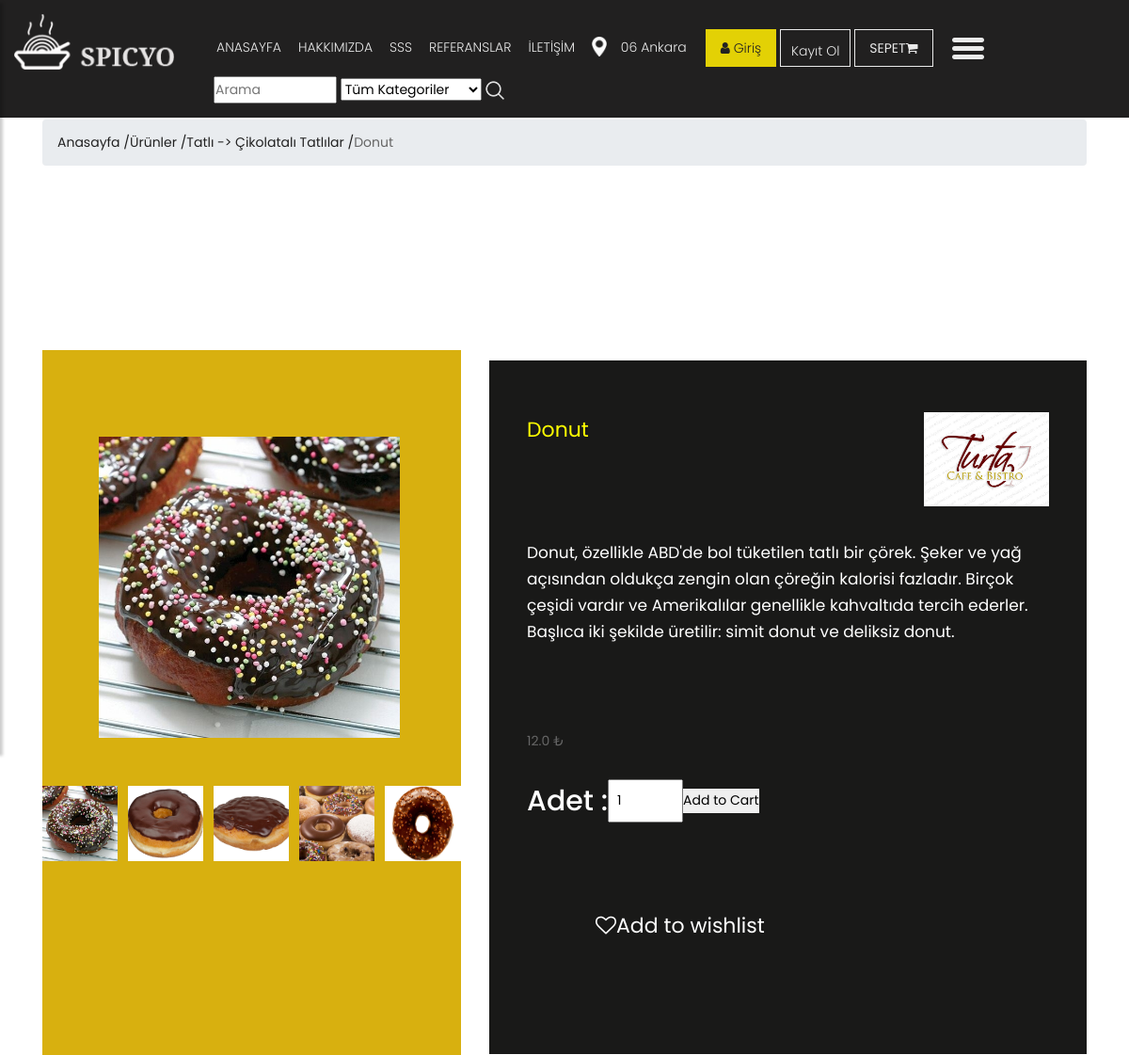
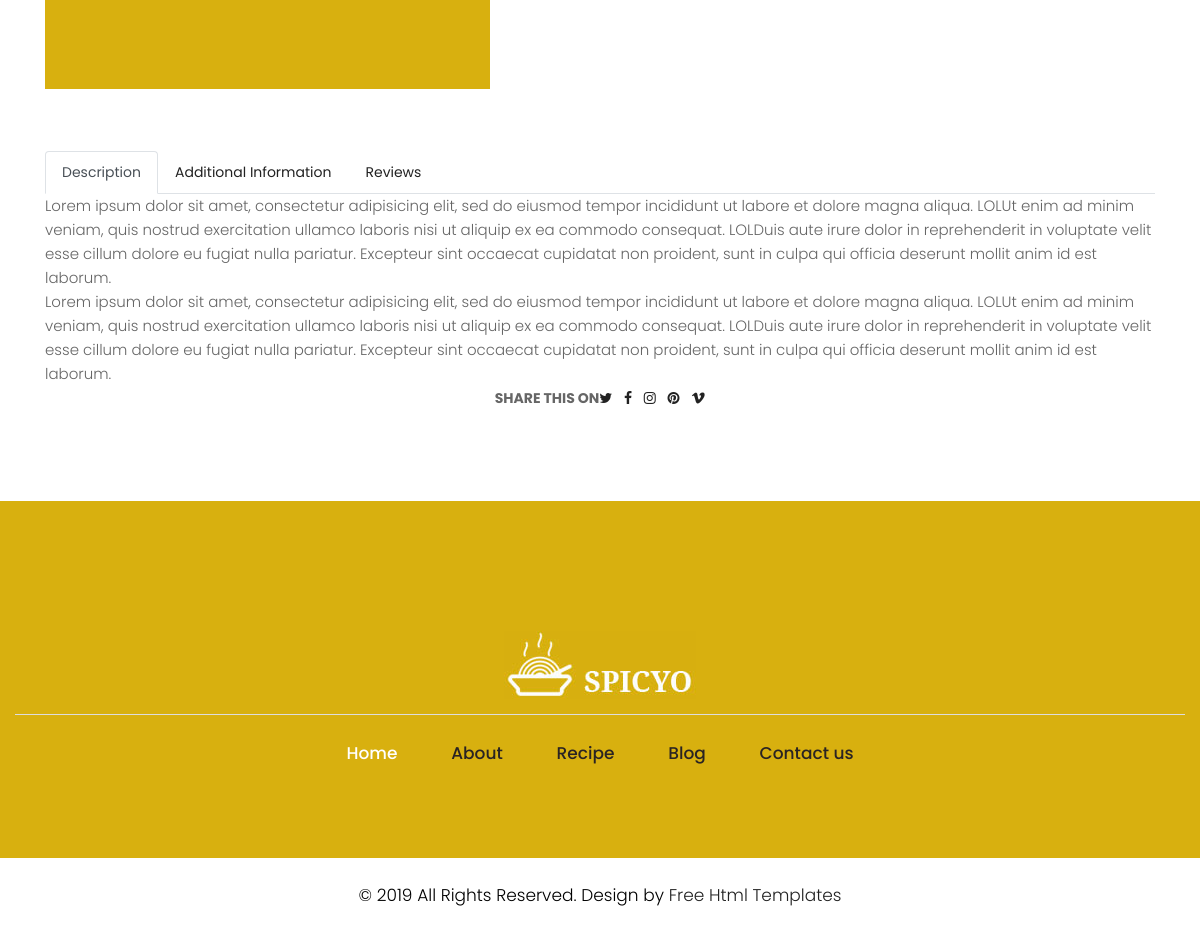
Screenshot of /product/31/donut-cikolatali/ with the database file from the repository (2 pictures, top to bottom).
### product/models.py (models this page shows, shortened)
class Product(MPTTModel):
    STATUS = (
        ('True', 'Evet'),
        ('False', 'Hayır'),
    )
    restaurant = models.ForeignKey(Restaurant, on_delete=models.CASCADE)
    catagory = models.ForeignKey(Catagory, on_delete=models.CASCADE)
    title = models.CharField(max_length=150)
    keywords = models.CharField(blank=True,max_length=255)
    description = models.CharField(blank=True,max_length=255)
    price = models.FloatField()
    amount = models.IntegerField()
    detail = RichTextUploadingField()
    slug = models.SlugField(null=False, unique=True)
    parent = TreeForeignKey('self', blank=True, null=True, related_name='children', on_delete=models.CASCADE)
    image = models.ImageField(blank=True, upload_to='images/')
    status = models.CharField(max_length=10, choices=STATUS)
    create_at = models.DateTimeField(auto_now_add=True)
    update_at = models.DateTimeField(auto_now_add=True)
    def image_tag(self):
        return mark_safe('<img src="{}" height="50"/>'.format(self.image.url))
    image_tag.short_description = 'Image'

class Catagory(MPTTModel):
    STATUS = (
        ('True', 'Evet'),
        ('False', 'Hayır'),
    )
    title = models.CharField(max_length=100)
    keywords = models.CharField(max_length=255)
    description = models.CharField(max_length=255)
    image = models.ImageField(blank=True, upload_to='images/')
    status = models.CharField(max_length=10, choices=STATUS)
    slug = models.SlugField(null=False, unique=True)
    parent = TreeForeignKey('self', blank=True, null=True, related_name='children', on_delete=models.CASCADE)
    create_at = models.DateTimeField(auto_now_add=True)
    update_at = models.DateTimeField(auto_now_add=True)
    class MPTTMeta:
        order_insertion_by= ['title']
    def __str__(self):
        full_path = [self.title]
        k = self.parent
        while k is not None:
            full_path.append(k.title)
            k = k.parent
        return ' -> '.join(full_path[::-1])
    def image_tag(self):
        return mark_safe('<img src="{}" height="50"/>'.format(self.image.url))
    image_tag.short_description = 'Image'

class Images(models.Model):
    product = models.ForeignKey(Product, on_delete=models.CASCADE)
    title = models.CharField(max_length=50, blank=True)
    image = models.ImageField(blank=True, upload_to='images/')
    def image_tag(self):
        return mark_safe('<img src="{}" height="50"/>'.format(self.image.url))
    image_tag.short_description = 'Image'

class Restaurant(MPTTModel):
    STATUS = (
        ('True', 'Evet'),
        ('False', 'Hayır'),
    )
    title = models.CharField(max_length=100)
    keywords = models.CharField(max_length=255)
    description = models.CharField(max_length=255)
    image = models.ImageField(blank=True, upload_to='images/')
    type = models.CharField(max_length=100)
    detail = RichTextUploadingField()
    slug = models.SlugField(null=False, unique=True)
    parent = TreeForeignKey('self', blank=True, null=True, related_name='children', on_delete=models.CASCADE)
    city = models.CharField(blank=True, max_length=20)
    town = models.CharField(max_length=150)
    district = models.CharField(max_length=150)
    location = models.CharField(max_length=150)
    status = models.CharField(max_length=10, choices=STATUS)
    create_at = models.DateTimeField(auto_now_add=True)
    update_at = models.DateTimeField(auto_now_add=True)
    def image_tag(self):
        return mark_safe('<img src="{}" height="50"/>'.format(self.image.url))
    image_tag.short_description = 'Image'

### home/views.py (the view)
# urls.py: path('product/<int:id>/<slug:slug>/', views.product_detail, name='product_detail'),
def product_detail(request,id,slug):
    catagory = Catagory.objects.all()
    product = Product.objects.get(pk=id)
    images = Images.objects.filter(product_id=id)
    comments = Comment.objects.filter(product_id=id, status='True')
    context = {'product': product,
               'catagory': catagory,
               'images': images,
               'comments': comments,
               }
    return render(request,'product_detail.html',context)

### home/templates/product_detail.html (shortened to what this page needs)
{%  extends "homebase.html" %}
{% block content %}
    <br/><br/><br/><br/><br/>
    <div id="breadcrumb">
        <div class="container">
            <ul class="breadcrumb">
                <li><a href="/">Anasayfa /</a></li>
                <li><a href="/">Ürünler /</a></li>
                <li><a href="/catagory/{{ product.catagory_id }}/{{ product.catagory.slug }}">{{ product.catagory }} / </a></li>
                <li class="active">{{ product.title }}</li>
            </ul>
        </div>
    </div>
    <div class="section">
    <div class="about">
        <div class="container">
            <div class="row">
                <div class="col-md-5">
                    <div class="about_img">
                        <figure><img src="{{ product.image.url }}" style="height: 320px"></figure>
                        <br/><br/>
                        <div data-slider="1" class="owl-carousel items-slider owl-drag">
                            <div class="item">
                                <button class="owl-thumb-item "><img src=" {{ product.image.url }} " alt="shirt" style="height: 80px " hspace="10px" ></button>
                            </div>
                            {% for rs in images %}
                            <div class="item">
                                <button class="owl-thumb-item"><img src=" {{ rs.image.url }} " alt="shirt" style="height: 80px " hspace="10px" ></button>
                            </div>
                            {% endfor %}
                        </div>
                    </div>
                </div>
                <div class="col-md-7">
                    <br/><br/><br/><br/>
                    <div class="about_box">
                        <a href="/restaurant/{{ product.restaurant.id }}/{{ product.restaurant.slug }}"><img src="{{ product.restaurant.image.url }}" style="height: 100px" align="right"></a>
                        <h1><a class style="color: yellow">{{ product.title }}</a></h1>
                        <p>{{ product.detail | safe }}</p>
                        <div class="d-flex align-items-center justify-content-between flex-column flex-sm-row">
                            <ul class="price list-inline no-margin">
                                <li class="align-text-top">{{ product.price }} ₺</li>
                            </ul>
                        </div>
                        <div class="d-flex align-items-center justify-content-center justify-content-lg-start">
                            <form action="/order/addtocard/{{ product.id }}" method="post">
                                <div class="quantity d-flex align-items-center">
                                    <a class="align-text-top">
                                        <h3>Adet : </h3></a>
                                    <input name="quantity" class="input" style="width: 80px; padding: 8px" type="number" min="0" max="{{ product.amount }}" value="1" >
                                <br/><br/><br/><br/>
                                    <ul><button type="submit" class="cke_button__anchor_icon">Add to Cart</button></ul>
                                </div>
                            <ul style="padding: 60px"><a href="#" class="btn btn-template-outlined wide"> <i class="fa fa-heart-o"></i>Add to wishlist</a></ul>
                            </form>
                        </div>
                    </div>
                </div>
            </div>
        </div>
        <br/><br/><br/><br/><br/><br/>
        <div class="container">
            <div class="row">
                <section class="product-description no-padding">
                    <div class="container">
                        <ul role="tablist" class="nav nav-tabs flex-column flex-sm-row">
                            <li class="nav-item"><a data-toggle="tab" href="#description" role="tab" class="nav-link active">Description</a></li>
                            <li class="nav-item"><a data-toggle="tab" href="#additional-information" role="tab" class="nav-link">Additional Information</a></li>
                            <li class="nav-item"><a data-toggle="tab" href="#reviews" role="tab" class="nav-link">Reviews</a></li>
                        </ul>
                        <div class="tab-content">
                            <div id="description" role="tabpanel" class="tab-pane active">
                                <p>Lorem ipsum dolor sit amet, consectetur adipisicing elit, sed do eiusmod tempor incididunt ut labore et dolore magna aliqua. LOLUt enim ad minim veniam, quis nostrud exercitation ullamco laboris nisi ut aliquip ex ea commodo consequat. LOLDuis aute irure dolor in reprehenderit in voluptate velit esse cillum dolore eu fugiat nulla pariatur. Excepteur sint occaecat cupidatat non proident, sunt in culpa qui officia deserunt mollit anim id est laborum.</p>
                                <p>Lorem ipsum dolor sit amet, consectetur adipisicing elit, sed do eiusmod tempor incididunt ut labore et dolore magna aliqua. LOLUt enim ad minim veniam, quis nostrud exercitation ullamco laboris nisi ut aliquip ex ea commodo consequat. LOLDuis aute irure dolor in reprehenderit in voluptate velit esse cillum dolore eu fugiat nulla pariatur. Excepteur sint occaecat cupidatat non proident, sunt in culpa qui officia deserunt mollit anim id est laborum.</p>
                            </div>
                            </div>
                        </div>
                        <div class="container-fluid">
                            <div class="share-product gray-bg d-flex align-items-center justify-content-center flex-column flex-md-row"><strong class="text-uppercase">Share this on</strong>
                                <ul class="list-inline text-center">
                                    <li class="list-inline-item"><a href="#" target="_blank" title="twitter"><i class="fa fa-twitter"></i></a></li>
                                    <li class="list-inline-item"><a href="#" target="_blank" title="facebook"><i class="fa fa-facebook"></i></a></li>
                                    <li class="list-inline-item"><a href="#" target="_blank" title="instagram"><i class="fa fa-instagram"></i></a></li>
                                    <li class="list-inline-item"><a href="#" target="_blank" title="pinterest"><i class="fa fa-pinterest"></i></a></li>
                                    <li class="list-inline-item"><a href="#" target="_blank" title="vimeo"><i class="fa fa-vimeo"></i></a></li>
                                </ul>
                            </div>
                        </div>
                    </section>
                </div>
            </div>
        </div>
    </div>
    {% endblock %}

### home/static/css/style.css (style rules this page uses)
body { color: #666666; font-size: 14px; font-family: 'poppins', sans-serif; line-height: 1.80857; font-weight: normal; }
a { color: #1f1f1f; text-decoration: none !important; outline: none !important; -webkit-transition: all .3s ease-in-out; -moz-transition: all .3s ease-in-out; -ms-transition: all .3s ease-in-out; -o-transition: all .3s ease-in-out; transition: all .3s ease-in-out; }
h1, h2, h3, h4, h5, h6 { letter-spacing: 0; font-weight: normal; position: relative; padding: 0 0 10px 0; font-weight: normal; line-height: normal; color: #111111; margin: 0 }
h1 { font-size: 24px }
h3 { font-size: 18px }
*, *::after, *::before { -webkit-box-sizing: border-box; -moz-box-sizing: border-box; box-sizing: border-box; }
h1 a, h2 a, h3 a, h4 a, h5 a, h6 a { color: #212121; text-decoration: none!important; opacity: 1 }
ul, li, ol { margin: 0px; padding: 0px; list-style: none; }
p { margin: 0px; font-weight: 300; font-size: 15px; line-height: 24px; }
a { color: #222222; text-decoration: none; outline: none !important; }
a, .btn { text-decoration: none !important; outline: none !important; -webkit-transition: all .3s ease-in-out; -moz-transition: all .3s ease-in-out; -ms-transition: all .3s ease-in-out; -o-transition: all .3s ease-in-out; transition: all .3s ease-in-out; }
img { max-width: 100%; height: auto; }
button { border: 0; margin: 0; padding: 0; cursor: pointer; }
.about { padding-top: 90px; }
.about .about_box { background: #191918; padding: 55px 40px; }
.about .about_box h3 { font-size: 30px; line-height: 28px; color: #fff; font-weight: 500; padding: 0; }
.about .about_box p { color: #ffff; font-size: 17px; line-height: 28px; padding: 30px 0px; font-weight: 400; }
.about .about_box a { color: #fff; font-size: 22px; line-height: 29px; }
.about .about_img { height: 100%; background: #d8b00f; margin-top: 90px; }
.about .about_img figure { margin: 0; margin-right: 0px; padding: 92px 0px 0px 60px; margin-right: -64px; }
* { margin: 0; padding: 0; }

### rows the page displays
Product: catagory "Tatlı -> Çikolatalı Tatlılar", title "Donut", image (picture), restaurant.image (picture), detail "Donut, özellikle ABD'de bol tüketilen tatlı bir çörek. Şeker ve yağ açısından oldukça zengin olan çöreğin kalorisi fazladır. Birçok çeşidi vardır ve Amerikalılar genellikle kahvaltıda tercih ederler. Başlıca iki şekilde üretilir: simit donut ve deliksiz donut.", price "12.0"
Images: image (picture)
Images: image (picture)
Images: image (picture)
Images: image (picture)
